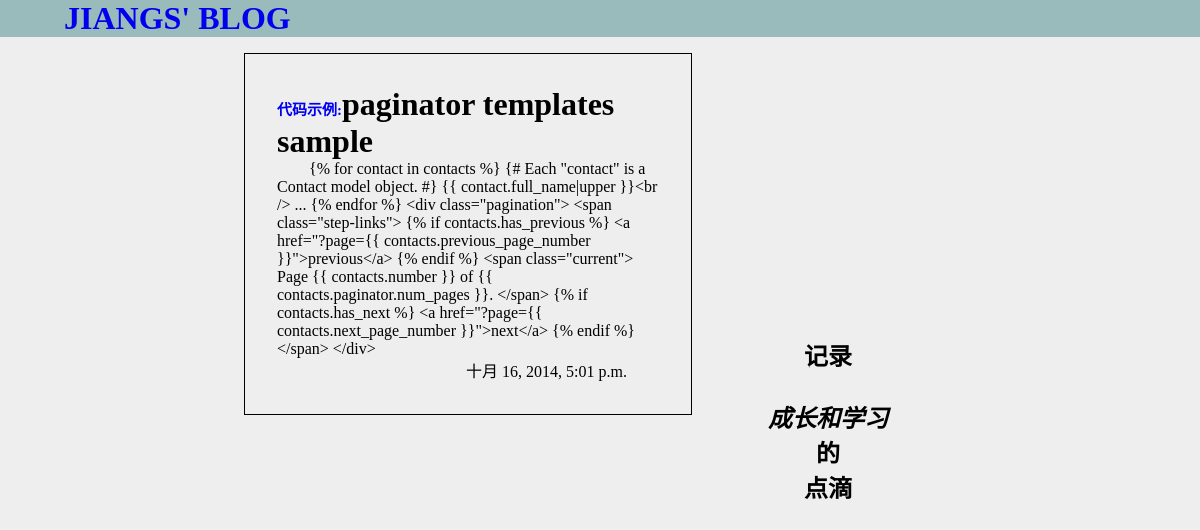
The app's page /blogs/detail/13/ with its own data.
### blogs/models.py (models this page shows, shortened)
class Blog(models.Model):
  tag = models.CharField(max_length=10,default=u'未分类')
  title = models.CharField(max_length = 30,default=u'无标题')
  context = models.TextField(default='无内容')
  pub_date = models.DateTimeField('date published')
  visit_count = models.IntegerField(default=0)

### blogs/views.py (the view)
# urls.py: url(r'^detail/(?P<id>\d+)/$', views.detail, name='detail'),
def detail(request, id):
    p = get_object_or_404(Blog, pk=id)
    p.visit_count+=1
    p.save()
    return render(request, 'blogs/detail.html', {'blog':p,})

### blogs/templates/blogs/detail.html (shortened to what this page needs)
{% load staticfiles %}
<!DOCTYPE html>
<html>
<head>
  <link rel="stylesheet" type="text/css" href="{% static "blogs/css/1.css" %}">
</head>
<body>
  <h1 class='title'><a href="/blogs/"><strong>jiangs' blog</strong></a></h1>
    <div class='side_blank'>&nbsp;</div>
    <div class='contend'>
      <div class='blog'>
        <h1><small><a href='/blogs/{{ blog.tag }}/' id='tag'>{{ blog.tag }}:</a></small>{{ blog.title }}</h1>
        <p class='blog_context'>{{blog.context}}</p>
        <p class= 'pub_date'>{{blog.pub_date}}</p>
      </div>
    </div>
    <div class='right_side_bar'>
      <h2><strong>记录</strong></br></br><em>成长和学习</em></br>的</br>点滴</h2>
    </div>
    <div class='side_blank' >&nbsp;</div>
</body>
</html>

### blogs/static/blogs/css/1.css (style rules this page uses)
* { margin:0;padding:0;border:0; }
body { background-color:#EEEEEE; }
h1.title { text-transform: uppercase;background-color:#99bbbb;text-indent:2em; }
div.blog { border:solid 1px;padding:2em;margin:1em; }
p.blog_context { text-indent: 2em; }
p.pub_date { text-align:right;padding-right:2em; }
a { text-decoration:none; }
div.side_blank,div.contend,div.right_side_bar { float:left; }
div.contend { width:40%; }
div.side_blank { width:19%; }
div.right_side_bar { text-align:center;width:20%;margin-top:300px; }
small { font-size:15px }

### records on screen
Blog: tag "代码示例", title "paginator templates sample", context "{% for contact in contacts %} {# Each \"contact\" is a Contact model object. #} {{ contact.full_name|upper }}<br /> ... {% endfor %} <div class=\"pagination\"> <span class=\"step-links\"> {% if contacts.has_previous %} <a href=\"?page={{ contacts.previous_page_number }}\">previous</a> {% endif %} <span class=\"current\"> Page {{ contacts.number }} of {{ contacts.paginator.num_pages }}. </span> {% if contacts.has_next %} <a href=\"?page={{ contacts.next_page_number }}\">next</a> {% endif %} </span> </div>", pub_date "十月 16, 2014, 5:01 p.m."
